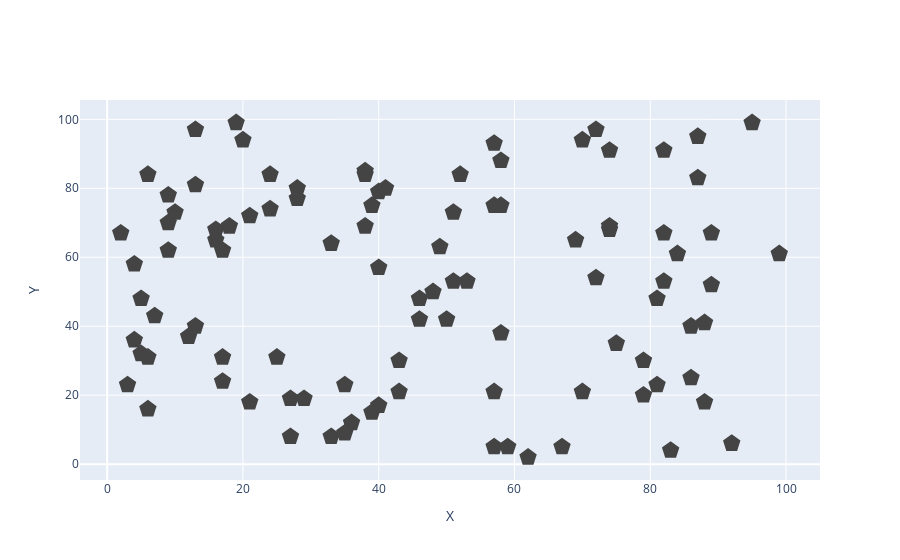

The notebook cell saved with this chart:
### Code cell
iplot(figure_or_data=fig )

### Figure 1 — Plotly figure (JSON) as saved in the notebook; plotly's stock layout.template omitted (floating-point values rounded to 4 significant figures)
{"data": [{"marker": {"color": "rgb(51,219,15)", "line": {"width": 10}, "symbol": "pentagon"}, "mode": "markers", "type": "scatter", "x": [13, 79, 6, 6, 5, 82, 99, 89, 70, 4, 57, 52, 9, 82, 88, 24, 27, 20, 81, 38, 27, 4, 87, 58, 13, 46, 7, 86, 10, 21, 21, 50, 62, 74, 43, 39, 9, 5, 51, 74, 40, 69, 12, 57, 17, 2, 72, 46, 58, 36, 18, 83, 82, 19, 72, 87, 81, 57, 43, 16, 16, 28, 17, 3, 88, 67, 28, 59, 35, 29, 79, 70, 38, 33, 58, 17, 57, 9, 25, 40, 89, 74, 13, 92, 84, 41, 86, 6, 24, 40, 38, 39, 48, 75, 35, 53, 49, 33, 95, 51], "y": [97, 30, 84, 16, 32, 53, 61, 67, 21, 36, 93, 84, 70, 91, 18, 84, 19, 94, 23, 69, 8, 58, 95, 88, 40, 42, 43, 40, 73, 72, 18, 42, 2, 68, 21, 75, 78, 48, 73, 91, 79, 65, 37, 75, 24, 67, 54, 48, 38, 12, 69, 4, 67, 99, 97, 83, 48, 21, 30, 65, 68, 77, 31, 23, 41, 5, 80, 5, 23, 19, 20, 94, 84, 8, 75, 62, 5, 62, 31, 17, 52, 69, 81, 6, 61, 80, 25, 31, 74, 57, 85, 15, 50, 35, 9, 53, 63, 64, 99, 53]}], "layout": {"xaxis": {"title": {"text": "X"}}, "yaxis": {"title": {"text": "Y"}}}}
